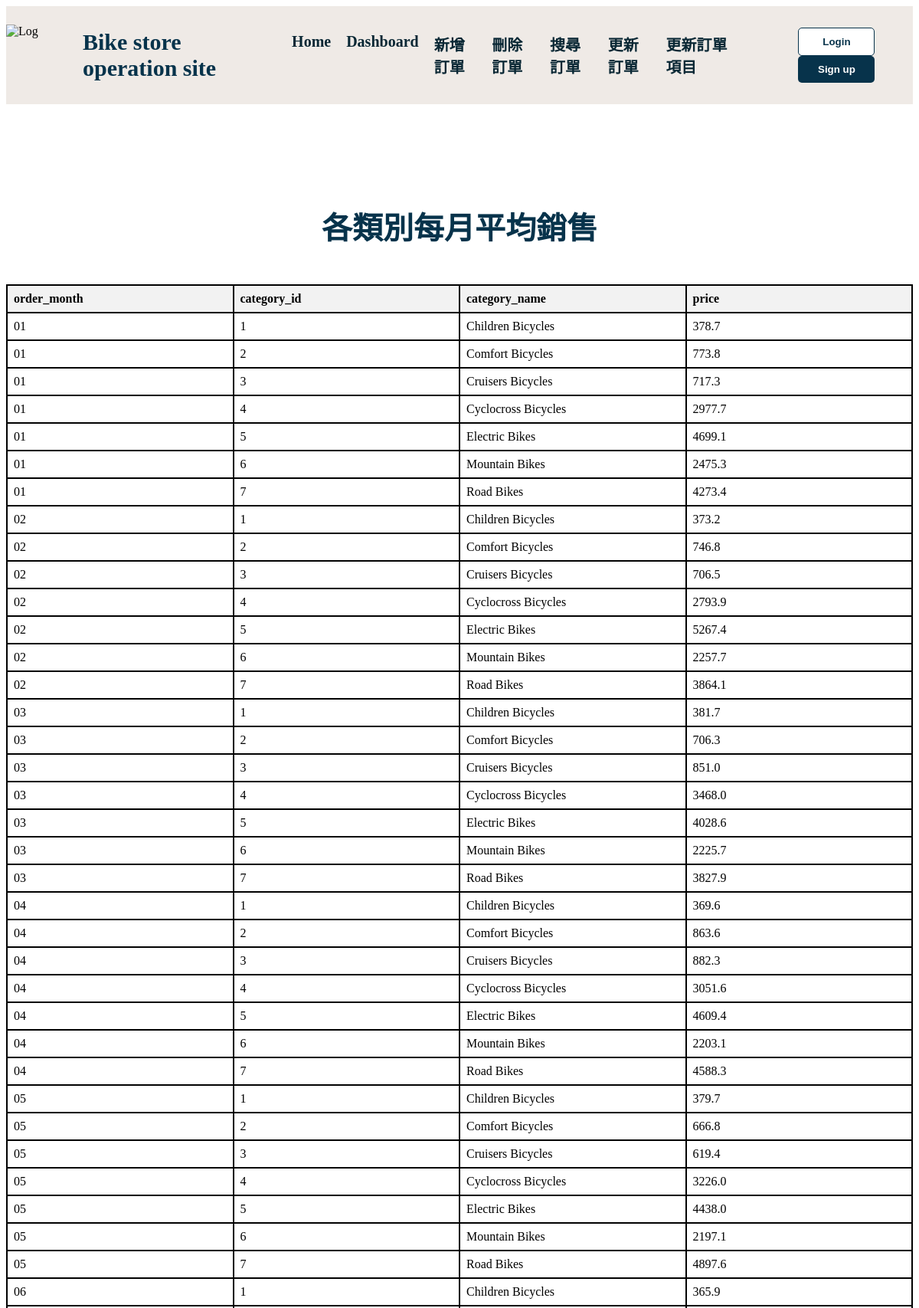
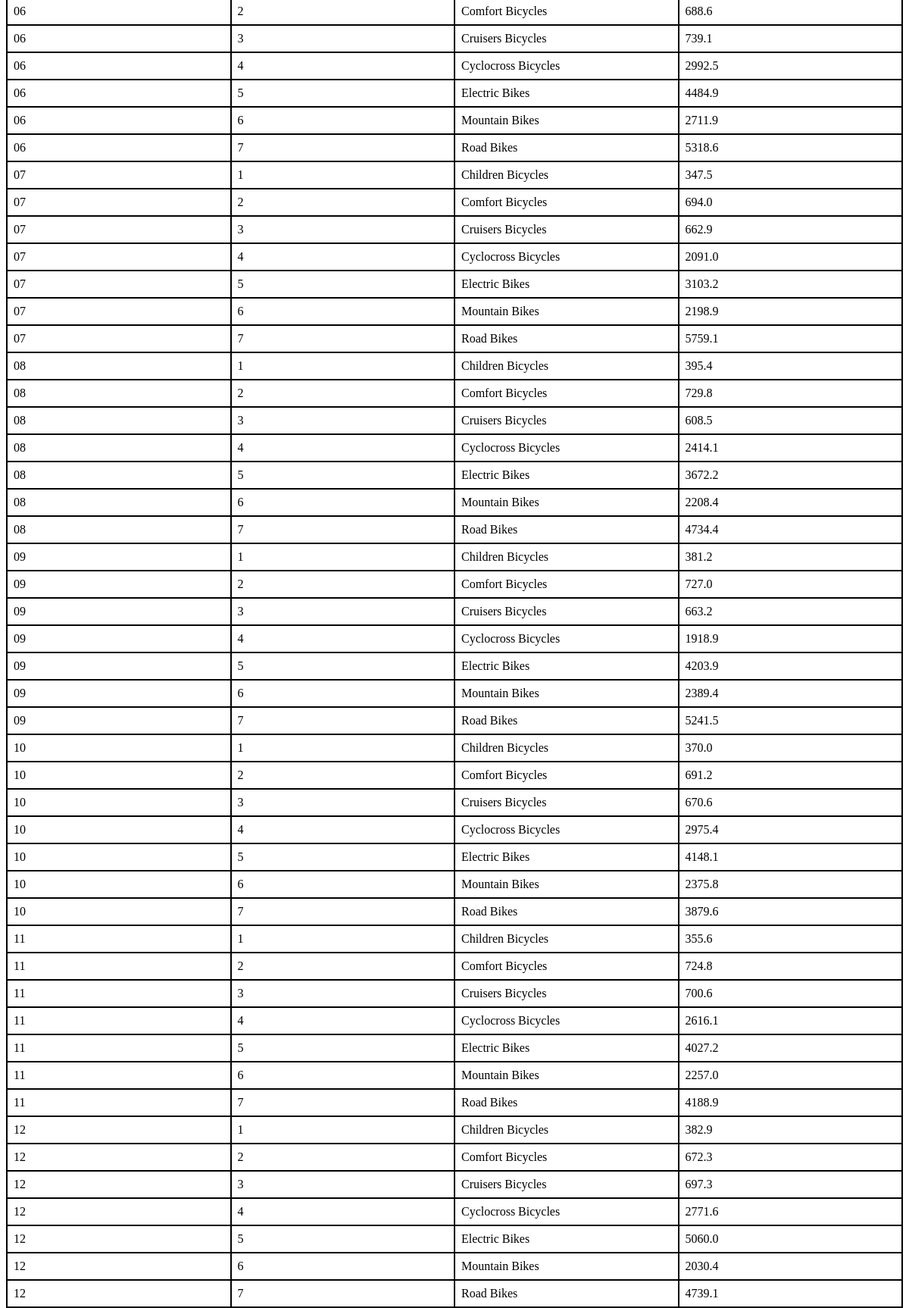
The app's page /search_sales (upper part) with its own data (2 pictures, top to bottom).
### tables this page shows
CREATE TABLE "categories" (
"category_id" INTEGER,
  "category_name" TEXT
);

### backend/update.py (the view)
@app.route("/search_sales")
def sales():
    con = sqlite3.connect(database)
    con.row_factory = sqlite3.Row
    cur = con.cursor()
    cur.execute(
        """
            SELECT strftime('%m', o.order_date) AS order_month,
            p.category_id, c.category_name,
            ROUND(AVG(oi.quantity*oi.list_price*(1-oi.discount)),1) AS price
            FROM order_items oi
            JOIN products p ON oi.product_id = p.product_id
            JOIN orders o ON oi.order_id = o.order_id
            JOIN categories c ON c.category_id = p.category_id
            GROUP BY order_month, p.category_id
        """
    )
    _sales = cur.fetchall()
    return render_template("search_sales.html", sales_search=_sales)

### backend/update.py (called while the page is built)
def get_db_connection():
    conn = sqlite3.connect(database)
    return conn

@app.before_request
def before_request():
    g.db = get_db_connection()

@app.teardown_request
def teardown_request(exception):
    db = getattr(g, 'db', None)
    if db is not None:
        db.close()

### frontend/templates/search_sales.html (shortened to what this page needs)
<!DOCTYPE html>
<html lang="en">
<head>
    <link rel="stylesheet" type="text/css" href="../static/css/style.css">
</head>
<body>
    <div class="topbar">
        <img src="" width="80px" height="80px" alt="Log">
        <p>Bike store operation site</p>
        <div class="menu">
            <a href="/">Home</a>
            <a href="/dashboard">Dashboard</a>
            <a href="/new">新增訂單</a>
            <a href="/delete">刪除訂單</a>
            <a href="/search">搜尋訂單</a>
            <a href="/update">更新訂單</a>
            <a href="/update_order_item">更新訂單項目</a>
        </div>
        <div class="logreg-container">
            <div>
                <button class="log" onclick="window.location.href='login.html'">Login</button>
                <button class="reg" onclick="window.location.href='signup.html'">Sign up</button>
            </div>
        </div>
    </div>
    <div class="flex-main">
        <div class="main-text">
            <h1>各類別每月平均銷售</h1>
        </div>
        <div class="flex-container">
            <table>
                <thead>
                    <tr>
                        <th>order_month</th>
                        <th>category_id</th>
                        <th>category_name</th>
                        <th>price</th>
                    </tr>
                </thead>
                <tbody>
                    {% for sales in sales_search %}
                    <tr>
                        <td>{{sales["order_month"]}}</td>
                        <td>{{sales["category_id"]}}</td>
                        <td>{{sales["category_name"]}}</td>
                        <td>{{sales["price"]}}</td>
                    </tr>
                    {% endfor %}
                </tbody>
            </table>
        </div>
    </div>
</body>
</html>

### frontend/static/css/style.css (style rules this page uses)
.topbar { position: flex; top: 0; left: 0; width: 100%; background-color: #efeae6; display: flex; align-items: center; z-index: 1000; }
.topbar p { font-size: 30px; color: #07334b; text-align: left; font-weight: bold; margin-left: 20px; }
.menu { display: flex; background-color: #efeae6; margin-left: auto; margin-right: 40px; }
.menu a { margin-left: 20px; text-decoration: none; font-weight: bold; color: #092734; font-size: 20px; }
.flex-main { margin: 0 auto; padding-top: 80px; }
.main-text { text-align: center; font-size: 20px; font-weight: bold; margin-top: 50px; color: #07334b; }
.logreg-container { justify-content: center; align-items: center; display: flex; text-align: center; }
button { cursor: pointer; border: 0; border-radius: 5px; font-weight: 600; margin: 0 10px; width: 100px; padding: 10px 0; transition: 0.4s; }
.reg { color: white; background-color: #07334b; }
.log { color: #07334b; background-color: white; border: 1px solid #07334b; }
table { border-collapse: collapse; width: 50%; }
th, td { border: 1px solid #07334b; padding: 8px; text-align: center; }
th { background-color: #f2f2f2; width: 150px; }

### frontend/templates/search_sales.html (style rules this page uses)
.flex-container { display: flex; justify-content: space-around; align-items: center; margin: 20px 0; }
table { width: 100%; border-collapse: collapse; margin-top: 20px; }
table, th, td { border: 2px solid black; }
th, td { padding: 8px; text-align: left; }

### records on screen
categories: order_month "01", category_id "1", category_name "Children Bicycles", price "378.7", order_month "02", price "373.2", order_month "03", price "381.7", order_month "04", price "369.6", order_month "05", price "379.7", order_month "06", price "365.9", order_month "07", price "347.5", order_month "08", price "395.4", order_month "09", price "381.2", order_month "10", price "370.0", order_month "11", price "355.6", order_month "12", price "382.9"
categories: order_month "01", category_id "2", category_name "Comfort Bicycles", price "773.8", order_month "02", price "746.8", order_month "03", price "706.3", order_month "04", price "863.6", order_month "05", price "666.8", order_month "06", price "688.6", order_month "07", price "694.0", order_month "08", price "729.8", order_month "09", price "727.0", order_month "10", price "691.2", order_month "11", price "724.8", order_month "12", price "672.3"
categories: order_month "01", category_id "3", category_name "Cruisers Bicycles", price "717.3", order_month "02", price "706.5", order_month "03", price "851.0", order_month "04", price "882.3", order_month "05", price "619.4", order_month "06", price "739.1", order_month "07", price "662.9", order_month "08", price "608.5", order_month "09", price "663.2", order_month "10", price "670.6", order_month "11", price "700.6", order_month "12", price "697.3"
categories: order_month "01", category_id "4", category_name "Cyclocross Bicycles", price "2977.7", order_month "02", price "2793.9", order_month "03", price "3468.0", order_month "04", price "3051.6", order_month "05", price "3226.0", order_month "06", price "2992.5", order_month "07", price "2091.0", order_month "08", price "2414.1", order_month "09", price "1918.9", order_month "10", price "2975.4", order_month "11", price "2616.1", order_month "12", price "2771.6"
categories: order_month "01", category_id "5", category_name "Electric Bikes", price "4699.1", order_month "02", price "5267.4", order_month "03", price "4028.6", order_month "04", price "4609.4", order_month "05", price "4438.0", order_month "06", price "4484.9", order_month "07", price "3103.2", order_month "08", price "3672.2", order_month "09", price "4203.9", order_month "10", price "4148.1", order_month "11", price "4027.2", order_month "12", price "5060.0"
categories: order_month "01", category_id "6", category_name "Mountain Bikes", price "2475.3", order_month "02", price "2257.7", order_month "03", price "2225.7", order_month "04", price "2203.1", order_month "05", price "2197.1", order_month "06", price "2711.9", order_month "07", price "2198.9", order_month "08", price "2208.4", order_month "09", price "2389.4", order_month "10", price "2375.8", order_month "11", price "2257.0", order_month "12", price "2030.4"
categories: order_month "01", category_id "7", category_name "Road Bikes", price "4273.4", order_month "02", price "3864.1", order_month "03", price "3827.9", order_month "04", price "4588.3", order_month "05", price "4897.6", order_month "06", price "5318.6", order_month "07", price "5759.1", order_month "08", price "4734.4", order_month "09", price "5241.5", order_month "10", price "3879.6", order_month "11", price "4188.9", order_month "12", price "4739.1"
